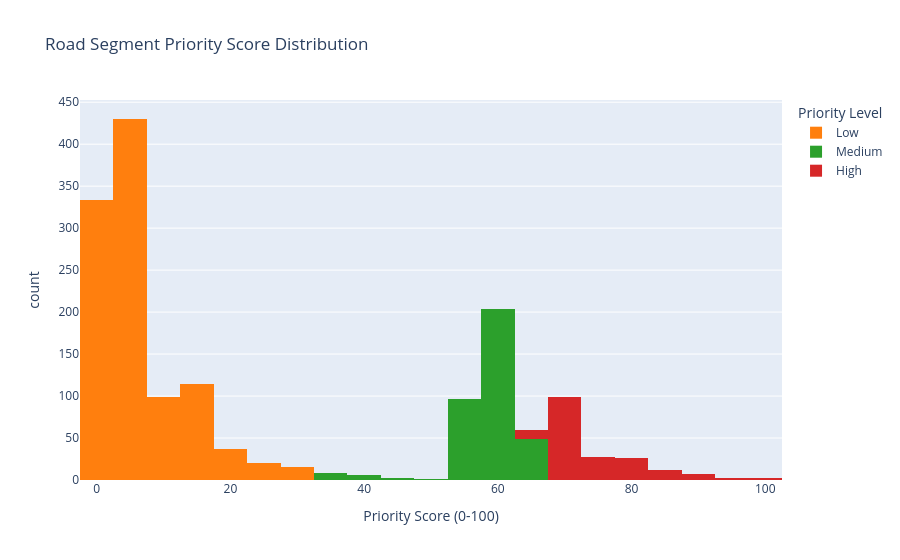
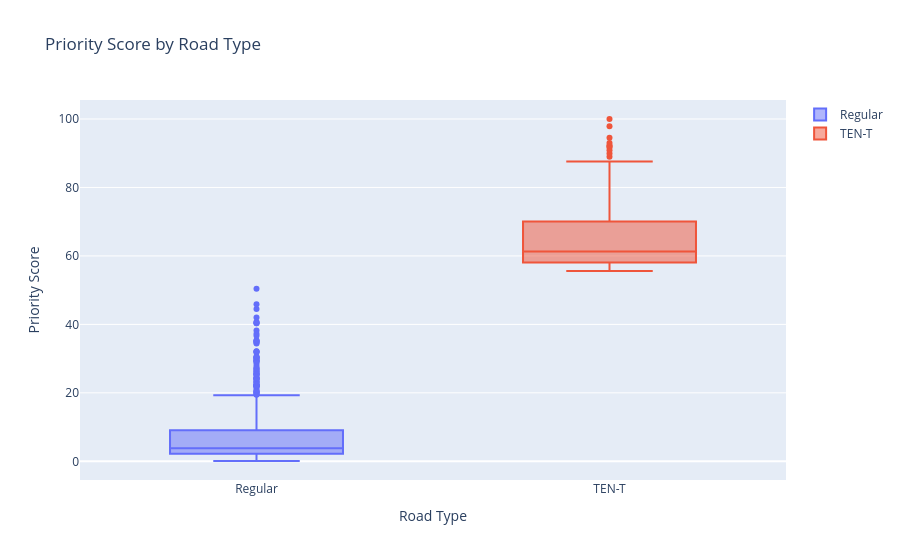

The notebook cell saved with these charts, in order:
### Markdown cell above
## Visualization: Priority Distribution

### Code cell
# Create priority visualization
fig = px.histogram(
    gdf,
    x='priority_score',
    color='priority_level',
    nbins=30,
    title='Road Segment Priority Score Distribution',
    labels={'priority_score': 'Priority Score (0-100)', 'priority_level': 'Priority Level'},
    color_discrete_map={'Low': '#ff7f0e', 'Medium': '#2ca02c', 'High': '#d62728'}
)
fig.show()

# Priority by TEN-T status
fig2 = go.Figure()

for tent_status in [0, 1]:
    tent_label = 'TEN-T' if tent_status == 1 else 'Regular'
    data = gdf[gdf['is_tent'] == tent_status]['priority_score']
    fig2.add_trace(go.Box(y=data, name=tent_label))

fig2.update_layout(
    title='Priority Score by Road Type',
    yaxis_title='Priority Score',
    xaxis_title='Road Type'
)
fig2.show()

### Figure 1 — Plotly figure (JSON) as saved in the notebook; plotly's stock layout.template omitted (floating-point values rounded to 4 significant figures; data arrays with more than 128 entries replaced by an {"elided": "..."} marker saying what was removed)
{"data": [{"alignmentgroup": "True", "bingroup": "x", "hovertemplate": "Priority Level=Low<br>Priority Score (0-100)=%{x}<br>count=%{y}<extra></extra>", "legendgroup": "Low", "marker": {"color": "#ff7f0e", "pattern": {"shape": ""}}, "name": "Low", "nbinsx": 30, "offsetgroup": "Low", "orientation": "v", "showlegend": true, "type": "histogram", "x": {"elided": "1050 float values"}, "xaxis": "x", "yaxis": "y"}, {"alignmentgroup": "True", "bingroup": "x", "hovertemplate": "Priority Level=Medium<br>Priority Score (0-100)=%{x}<br>count=%{y}<extra></extra>", "legendgroup": "Medium", "marker": {"color": "#2ca02c", "pattern": {"shape": ""}}, "name": "Medium", "nbinsx": 30, "offsetgroup": "Medium", "orientation": "v", "showlegend": true, "type": "histogram", "x": {"elided": "367 float values"}, "xaxis": "x", "yaxis": "y"}, {"alignmentgroup": "True", "bingroup": "x", "hovertemplate": "Priority Level=High<br>Priority Score (0-100)=%{x}<br>count=%{y}<extra></extra>", "legendgroup": "High", "marker": {"color": "#d62728", "pattern": {"shape": ""}}, "name": "High", "nbinsx": 30, "offsetgroup": "High", "orientation": "v", "showlegend": true, "type": "histogram", "x": {"elided": "185 float values"}, "xaxis": "x", "yaxis": "y"}], "layout": {"barmode": "relative", "legend": {"title": {"text": "Priority Level"}, "tracegroupgap": 0}, "title": {"text": "Road Segment Priority Score Distribution"}, "xaxis": {"anchor": "y", "domain": [0, 1], "title": {"text": "Priority Score (0-100)"}}, "yaxis": {"anchor": "x", "domain": [0, 1], "title": {"text": "count"}}}}

### Figure 2 — Plotly figure (JSON) as saved in the notebook; plotly's stock layout.template omitted (floating-point values rounded to 4 significant figures; data arrays with more than 128 entries replaced by an {"elided": "..."} marker saying what was removed)
{"data": [{"name": "Regular", "type": "box", "y": {"elided": "1067 float values"}}, {"name": "TEN-T", "type": "box", "y": {"elided": "535 float values"}}], "layout": {"title": {"text": "Priority Score by Road Type"}, "xaxis": {"title": {"text": "Road Type"}}, "yaxis": {"title": {"text": "Priority Score"}}}}
